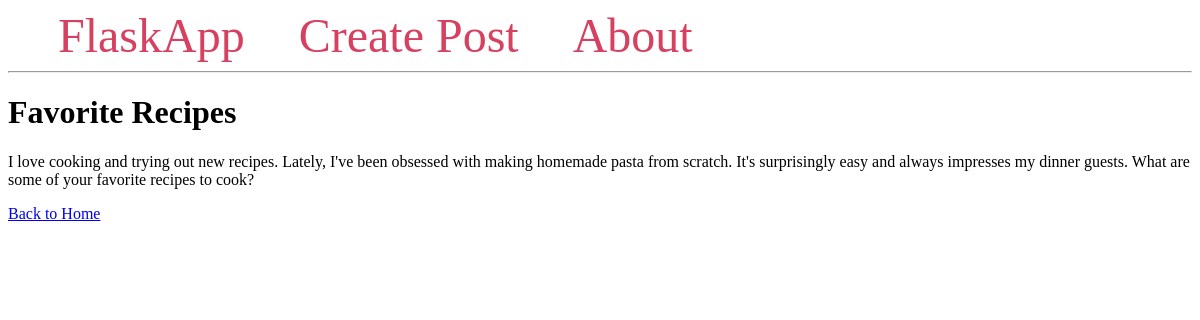
Screenshot of /post/2 with the database file from the repository.
### tables this page shows
CREATE TABLE posts (
    id INTEGER PRIMARY KEY AUTOINCREMENT,
    created TIMESTAMP NOT NULL DEFAULT CURRENT_TIMESTAMP,
    title TEXT NOT NULL,
    content TEXT NOT NULL
);

### app.py (the view)
@app.route('/post/<int:post_id>')
def post(post_id):
    conn = get_db_connection()
    post = conn.execute('SELECT * FROM posts WHERE id = ?', (post_id,)).fetchone()
    conn.close()
    if post is None:
        abort(404)
    return render_template('post.html', post=post)

### app.py (called while the page is built)
def get_db_connection():
    conn = sqlite3.connect('database.db')
    conn.row_factory = sqlite3.Row
    return conn

### templates/post.html
{% extends 'base.html' %}
{% block content %}
  <h1>{{ post['title'] }}</h1>
  <p>{{ post['content'] }}</p>
  <a href="{{ url_for('index') }}">Back to Home</a>
{% endblock %}

### rows the page displays
posts: title "Favorite Recipes", content "I love cooking and trying out new recipes. Lately, I've been obsessed with making homemade pasta from scratch. It's surprisingly easy and always impresses my dinner guests. What are some of your favorite recipes to cook?"
